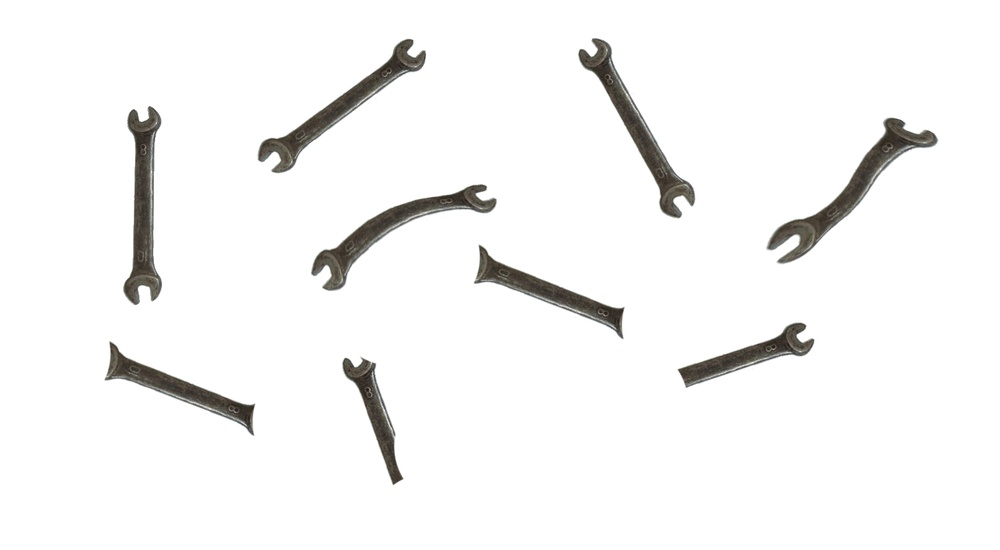
//> input picture lab_3/img_zadan/gk/gk.jpg, 1000 x 550 px, shrunk from 1592 x 876 before the run
$ ./task_4   (built with g++ and OpenCV 4)
//> lines starting //> are read from the running program, lines starting //| are printed output that depends on the picture; after the words box and inside, x2 and y2 are one past the last pixel; in counts of white or black regions, pixels touching at a corner belong together
#include <iostream>
#include <opencv2/opencv.hpp>
#include <stdlib.h>
#include <stdio.h>
#include <string.h>
#include <array>

using namespace std;
using namespace cv;

void find_defect(string img_path, string ref_img_path) {

    Mat src_color = imread(img_path, IMREAD_COLOR);
//> src_color is the input picture: 550 rows x 1000 cols, CV_8UC3; mean B, G, R 244, 244.5, 244.8
    Mat ref_color = imread(ref_img_path, IMREAD_COLOR);
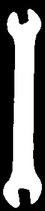
//> input picture lab_3/img_zadan/gk/gk_tmplt.jpg, 45 x 211 px, shrunk from 72 x 336 before the run
//> ref_color is the input picture: 211 rows x 45 cols, CV_8UC3; min 0, max 255, mean 114.8
    waitKey(0);
    Mat src = imread(img_path, IMREAD_GRAYSCALE);
//> src: 550 rows x 1000 cols, CV_8UC1; min 25, max 255, mean 244.5
    Mat ref = imread(ref_img_path, IMREAD_GRAYSCALE);
//> ref: 211 rows x 45 cols, CV_8UC1; min 0, max 255, mean 114.8

    Mat src_thr;
    Mat ref_thr;

    threshold(src, src_thr, 200, 255, THRESH_BINARY);
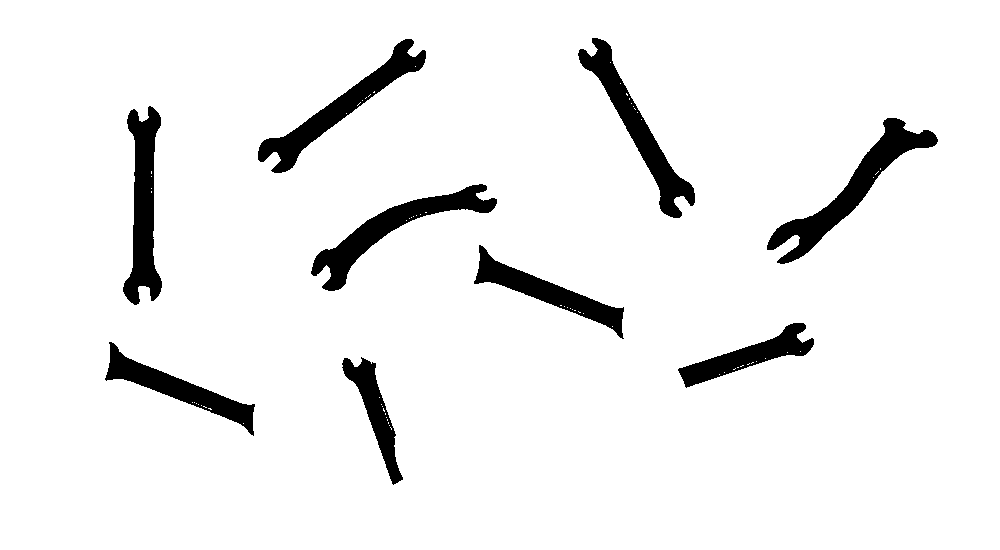
//> src_thr: 550 rows x 1000 cols, CV_8UC1; 93.8% white; 9 black regions, largest, box (x1, y1, x2, y2) and area: (767, 118, 938, 264) 4947, (311, 184, 497, 291) 4372, (123, 106, 162, 305) 4268
    threshold(ref, ref_thr, 200, 255, THRESH_BINARY);
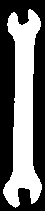
//> ref_thr: 211 rows x 45 cols, CV_8UC1; 43.3% white; 1 white region, box (x1, y1, x2, y2) and area: (3, 9, 42, 208) 4112

    bitwise_not(src_thr, src_thr);
//> src_thr: 550 rows x 1000 cols, CV_8UC1; 6.2% white; 9 white regions

    Mat src_thr_clone = src_thr.clone();
    Mat ref_thr_clone = ref_thr.clone();
    vector<vector<Point>> contours;
    vector<vector<Point>> ref_countour;
    vector<Vec4i> hierarchy;

    findContours(src_thr_clone, contours, hierarchy,
                 RETR_EXTERNAL, CHAIN_APPROX_SIMPLE);
//> contours = 9 contours; largest, box (x1, y1, x2, y2) and area: (767, 118, 938, 264) 4722, (311, 184, 497, 291) 4150, (258, 39, 426, 173) 4056, (578, 38, 695, 218) 4048, (123, 106, 162, 305) 4037
    findContours(ref_thr_clone, ref_countour, hierarchy,
                 RETR_EXTERNAL, CHAIN_APPROX_SIMPLE);
//> ref_countour = 1 contour; box (x1, y1, x2, y2) and area: (3, 9, 42, 208) 3874
    vector<int> valid_id;

    for (int i = 0; i < contours.size(); i++) {
        double dif = matchShapes(contours.at(i),  ref_countour.at(0),
                                 CONTOURS_MATCH_I2, 0);
        drawContours(src_color, contours, i, CV_RGB(255, 0, 0), 3);
        if (dif < 0.1) {
            valid_id.push_back(i);
        }
    }
//> this loop made 9 passes
//> dif on passes 1 to 9: 2.4, 1.3, 1.34, 1.37, 3.31, 1.63, 0.481, 0.613, 0.586
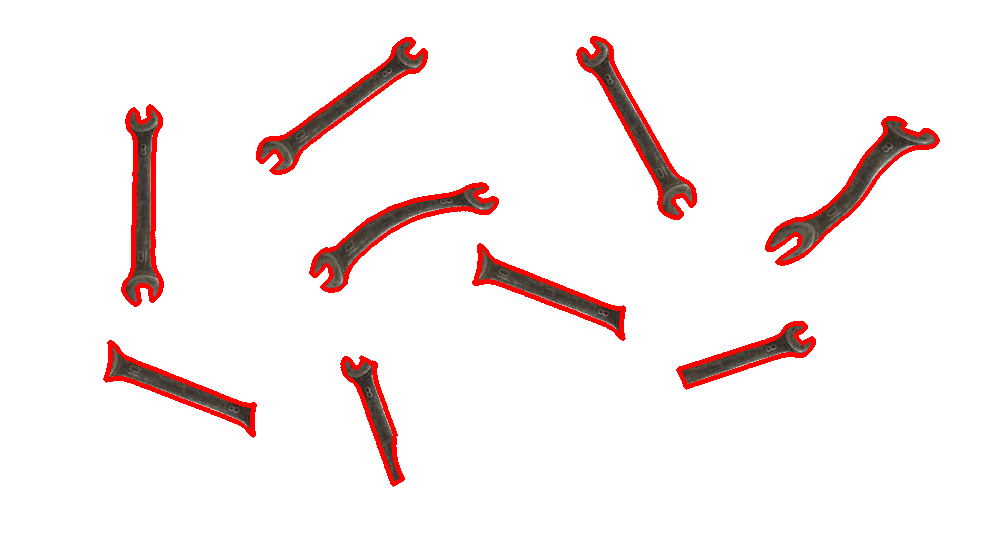
//> src_color: 550 rows x 1000 cols, CV_8UC3; 3.23% of pixels changed, all inside (x1, y1, x2, y2) = (103, 36, 940, 487)

    for (int i = 0; i < valid_id.size(); i++) {
        drawContours(src_color, contours, valid_id.at(i), CV_RGB(0, 255, 0), 3);
    }
//> this loop made 0 passes

    imshow("Result", src_color);
    waitKey(0);
}

int main() {

    string image = "/home/semyon//opencv_study/lab_3/img_zadan/gk/gk.jpg";
    string tmplt = "/home/semyon//opencv_study/lab_3/img_zadan/gk/gk_tmplt.jpg";
    find_defect(image, tmplt);

    return 0;
}
